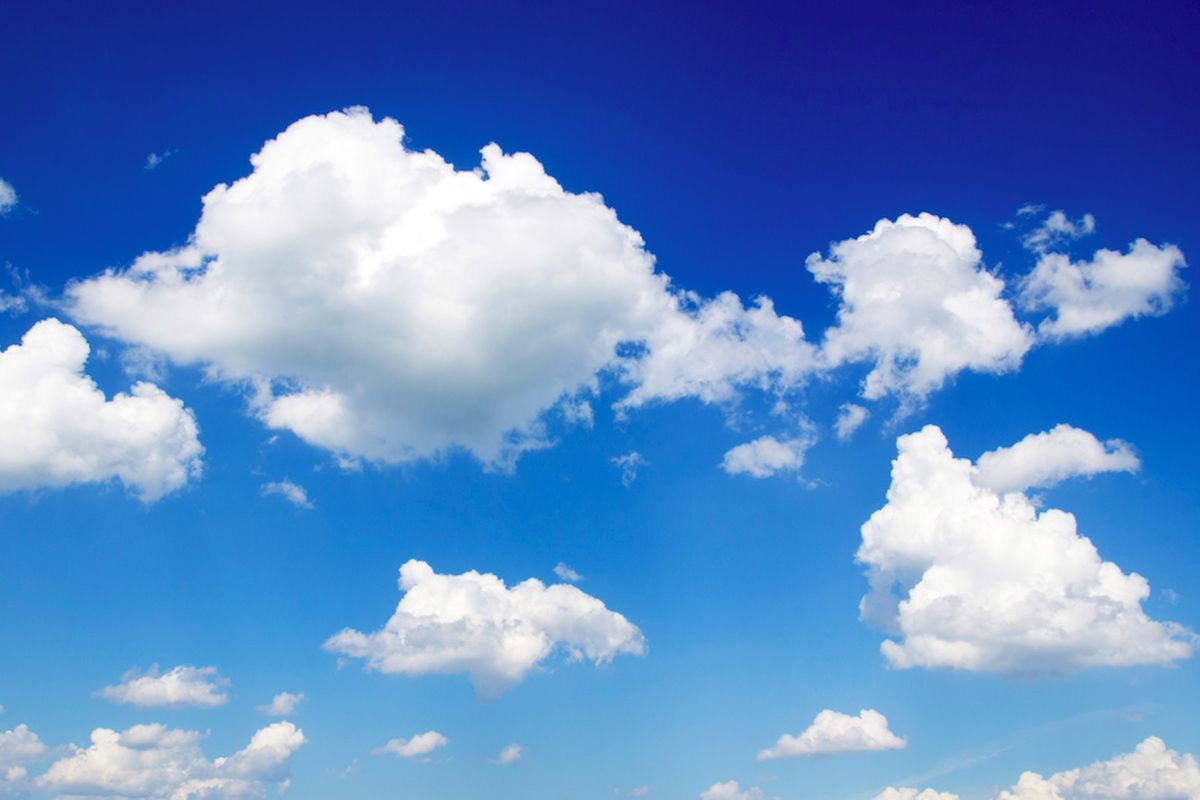
#> input picture notebooks/0.jpg, 1200 x 800 px
$ jupyter execute cloud-detector.ipynb
#> lines starting #> are read from the running program, lines starting #| are printed output that depends on the picture; after the words box and inside, x2 and y2 are one past the last pixel; in counts of white or black regions, pixels touching at a corner belong together
[cell 1]
import cv2
import numpy as np

[cell 2]
imgPath = '0.jpg'

[cell 3]
img = cv2.imread(imgPath)
#> img is the input picture: shape (800, 1200, 3); mean B, G, R 198.5, 139, 97

# Resize image
scale_percent = 60 # percent of original size
width = int(img.shape[1] * scale_percent / 100)
#> width = 720
height = int(img.shape[0] * scale_percent / 100)
#> height = 480
dim = (width, height)
#> dim = (720, 480)
# resize image
img = cv2.resize(img, dim, interpolation = cv2.INTER_AREA)
#> img: shape (480, 720, 3)


img = cv2.cvtColor(img, cv2.COLOR_BGR2GRAY)
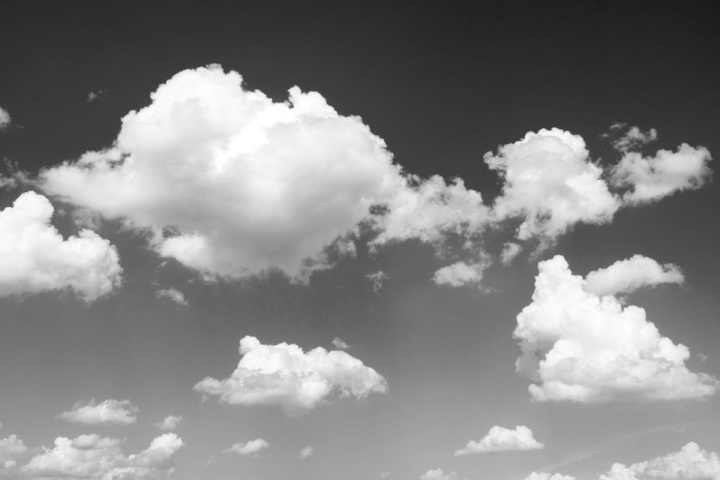
#> img: shape (480, 720); min 23, max 255, mean 133.2
thresh = 200
thresh, img = cv2.threshold(img, thresh, 255, cv2.THRESH_BINARY)
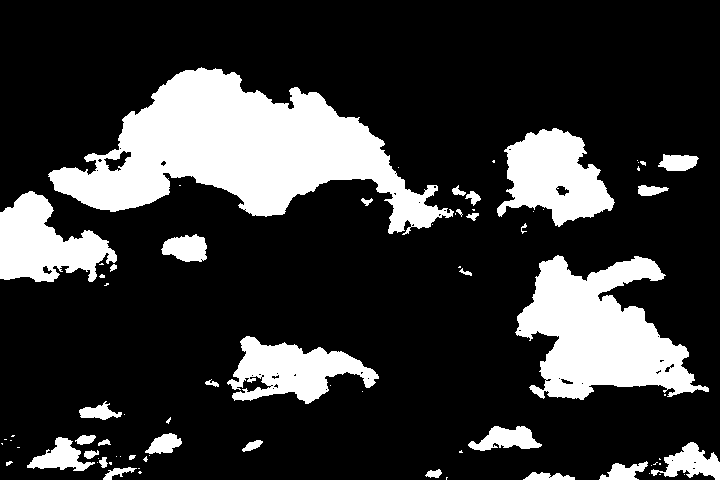
#> img: shape (480, 720); 21% white; 77 white regions (43 under 20 px), largest, box (x1, y1, x2, y2) and area: (48, 67, 454, 235) 30384, (515, 255, 709, 400) 15514, (497, 128, 615, 227) 6914
#> thresh = 200

[cell 4]
total_size = width*height
#> total_size = 345600

[cell 5]
cv2.imshow("test", img)
cv2.waitKey(0)
cv2.destroyAllWindows()

[cell 6]
white_sum = np.sum(img >= 200)
#> white_sum = 72575

[cell 7]
white_sum/total_size
#> Out = 0.21
